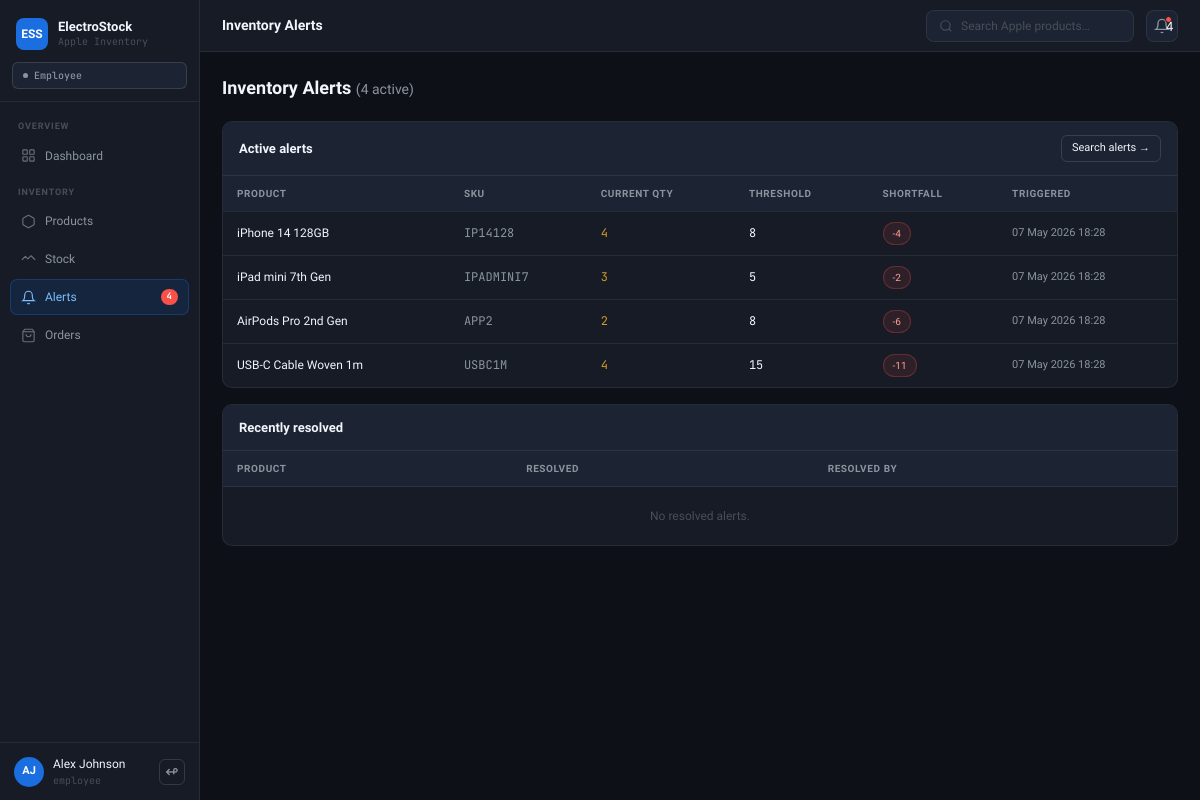
Screenshot of /monitoring/index.php (signed in) with the database file from the repository.
### tables this page shows
CREATE TABLE monitoring (
  id           INT AUTO_INCREMENT PRIMARY KEY,
  product_id   INT  NOT NULL UNIQUE,
  threshold    INT  NOT NULL DEFAULT 5,
  alert_status ENUM('active','resolved') NOT NULL DEFAULT 'active',
  alerted_at   TIMESTAMP DEFAULT CURRENT_TIMESTAMP,
  resolved_at  TIMESTAMP NULL,
  resolved_by  INT,
  FOREIGN KEY (product_id)  REFERENCES products(id) ON DELETE CASCADE,
  FOREIGN KEY (resolved_by) REFERENCES users(id)    ON DELETE SET NULL
);

CREATE TABLE products (
  id          INT AUTO_INCREMENT PRIMARY KEY,
  name        VARCHAR(150) NOT NULL UNIQUE,
  sku         VARCHAR(40)  NOT NULL UNIQUE,
  category    ENUM('iPhone','Mac','iPad','Watch','Accessory') NOT NULL,
  description TEXT,
  price       DECIMAL(10,2) NOT NULL,
  quantity    INT           NOT NULL DEFAULT 0,
  min_qty     INT           NOT NULL DEFAULT 5,
  supplier    VARCHAR(100)  DEFAULT 'Apple Inc.',
  is_active   TINYINT(1)   NOT NULL DEFAULT 1,
  added_by    INT,
  created_at  TIMESTAMP    DEFAULT CURRENT_TIMESTAMP,
  updated_at  TIMESTAMP    DEFAULT CURRENT_TIMESTAMP ON UPDATE CURRENT_TIMESTAMP,
  FOREIGN KEY (added_by) REFERENCES users(id) ON DELETE SET NULL
);

### classes/Alert.php (called while the page is built, shortened)
<?php
class Alert {
    private mysqli $conn;
    public function __construct(mysqli $conn) {
        $this->conn = $conn;
    }
    public function getActive(): array {
        $result = mysqli_query($this->conn, "CALL sp_getActiveAlerts()");
        $rows = [];
        if ($result) {
            while ($row = mysqli_fetch_assoc($result)) $rows[] = $row;
        }
        return $rows;
    }
}
?>

### auth/session.php (called while the page is built, shortened)
<?php
function h($s) { return htmlspecialchars((string)$s, ENT_QUOTES, 'UTF-8'); }

### monitoring/index.php (the view, shortened to what this page needs)
<?php
require_once "../includes/header.php";
require_once "../classes/Alert.php";
$alertObj = new Alert($conn);
$active   = $alertObj->getActive();
$resolved = $alertObj->getResolved(10);
$an = count($active);
?>
<div class="page-hdr"><h1>Inventory Alerts <span style="font-size:14px;color:var(--t2);font-weight:400">(<?= $an ?> active)</span></h1></div>
<div class="card" style="margin-bottom:16px">
  <div class="card-hdr"><span class="card-title">Active alerts</span><a href="search.php" class="btn btn-outline btn-sm">Search alerts &rarr;</a></div>
  <table class="tbl">
    <thead><tr><th>Product</th><th>SKU</th><th>Current qty</th><th>Threshold</th><th>Shortfall</th><th>Triggered</th><?php if(isOwner()): ?><th>Action</th><?php endif; ?></tr></thead>
    <tbody>
    <?php $e=true; foreach($active as $al): $e=false; $sf=max(0,$al["threshold"]-$al["current_qty"]); ?>
    <tr>
      <td class="fw"><?= h($al["product_name"]) ?></td>
      <td class="mono muted"><?= h($al["sku"]) ?></td>
      <td class="mono <?= $al["current_qty"]==0?"c-red":"c-amber" ?>"><?= $al["current_qty"] ?></td>
      <td class="mono"><?= $al["threshold"] ?></td>
      <td><span class="badge b-red">-<?= $sf ?></span></td>
      <td class="muted" style="font-size:11px"><?= date("d M Y H:i",strtotime($al["alerted_at"])) ?></td>
    </tr>
    <?php endforeach; if($e): ?><tr><td colspan="7" style="text-align:center;padding:30px;color:var(--t3)">&#10003; No active alerts.</td></tr><?php endif; ?>
    </tbody>
  </table>
</div>
<div class="card">
  <div class="card-hdr"><span class="card-title">Recently resolved</span></div>
  <table class="tbl">
    <thead><tr><th>Product</th><th>Resolved</th><th>Resolved by</th></tr></thead>
    <tbody>
    <?php $e=true; foreach($resolved as $al): $e=false; ?>
    <?php endforeach; if($e): ?><tr><td colspan="3" style="text-align:center;padding:20px;color:var(--t3)">No resolved alerts.</td></tr><?php endif; ?>
    </tbody>
  </table>
</div>
<?php require_once "../includes/footer.php"; ?>

### assets/style.css (style rules this page uses)
:root { --bg:#0D1117;--bg2:#161B26;--bg3:#1C2333;--bg4:#232B3E; --b:rgba(255,255,255,.07);--b2:rgba(255,255,255,.13); --t1:#F0F6FC;--t2:#8B949E;--t3:#484F58; --blue:#1A6EE0;--bbg:rgba(26,110,224,.13);--bbd:rgba(26,110,224,.3); --green:#3FB950;--gbg:rgba(63,185,80,.1);--gbd:rgba(63,185,80,.28); --amber:#D29922;--abg:rgba(210,153,34,.1);--abd:rgba(210,153,34,.28); --red:#F85149;--rbg:rgba(248,81,73,.1);--rbd:rgba(248,81,73,.28); --sb:200px;--tb:52px;--r:10px;--rs:7px;--rl:14px; --font:'Sora',sans-serif;--mono:'JetBrains Mono',monospace; }
* { box-sizing:border-box;margin:0;padding:0 }
body { font-family:var(--font);background:var(--bg);color:var(--t1);font-size:13px;line-height:1.5 }
a { text-decoration:none;color:inherit }
.page-hdr { display:flex;align-items:center;gap:12px;margin-bottom:20px }
.page-hdr h1 { font-size:18px;font-weight:600;flex:1 }
.c-amber { color:var(--amber) }
.card { background:var(--bg2);border:1px solid var(--b);border-radius:var(--r);overflow:hidden;margin-bottom:16px }
.card-hdr { display:flex;align-items:center;gap:10px;padding:13px 16px;border-bottom:1px solid var(--b);background:var(--bg3) }
.card-title { font-size:13px;font-weight:600;flex:1 }
.tbl { width:100%;border-collapse:collapse }
.tbl th { font-size:10px;font-weight:600;color:var(--t2);text-transform:uppercase;letter-spacing:.06em;padding:10px 14px;border-bottom:1px solid var(--b);text-align:left;white-space:nowrap;background:var(--bg3) }
.tbl td { padding:10px 14px;border-bottom:1px solid var(--b);font-size:12px;vertical-align:middle }
.tbl tbody tr:last-child td { border-bottom:none }
.fw { font-weight:500 }
.mono { font-family:var(--mono) }
.muted { color:var(--t2) }
.badge { display:inline-block;font-size:10px;font-weight:500;padding:3px 9px;border-radius:20px;border:1px solid;white-space:nowrap }
.b-red { background:var(--rbg);color:#ffa198;border-color:var(--rbd) }
.btn { display:inline-flex;align-items:center;justify-content:center;gap:7px;padding:7px 14px;border-radius:var(--rs);font-size:12px;font-weight:500;cursor:pointer;border:1px solid transparent;font-family:var(--font);transition:all .12s;white-space:nowrap;text-decoration:none }
.btn-outline { background:transparent;color:var(--t1);border-color:var(--b2) }
.btn-sm { padding:4px 10px;font-size:11px;border-radius:6px }

### rows the page displays
monitoring: product.name "iPhone 14 128GB", product.sku "IP14128", product.quantity "4", threshold "8", alerted_at "07 May 2026 18:28"
monitoring: product.name "iPad mini 7th Gen", product.sku "IPADMINI7", product.quantity "3", threshold "5", threshold.quantity "2", alerted_at "07 May 2026 18:28"
monitoring: product.name "AirPods Pro 2nd Gen", product.sku "APP2", product.quantity "2", threshold "8", threshold.quantity "6", alerted_at "07 May 2026 18:28"
monitoring: product.name "USB-C Cable Woven 1m", product.sku "USBC1M", product.quantity "4", threshold "15", threshold.quantity "11", alerted_at "07 May 2026 18:28"

### other values shown
$ac "4"
initials() "AJ"
$_SESSION['name'] "Alex Johnson"
$_SESSION['role'] "employee"
$t "Inventory Alerts"
$_ac "4"
$an "4"
